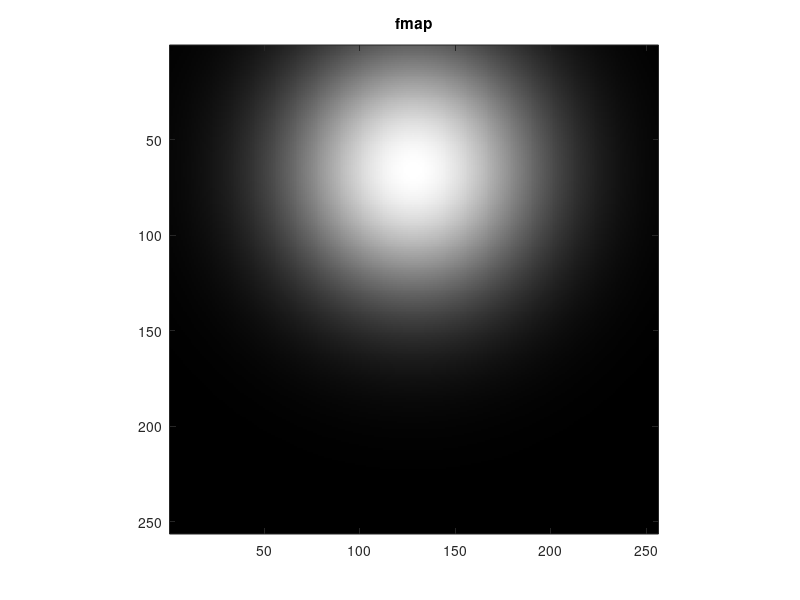

This chart was generated by the following MATLAB code: (Note: this script raises an error after producing the figure.)
n = 256;
xo = 128;
yo = 66;

sigma = 0.015;

for x=1:n
    for y=1:n
        fmap(x,y) = exp(-((x-xo)^2+(y-yo)^2)/2*sigma^2);
    end
end    

fmap=fmap.^2;
fmap = fmap';
imagesc(fmap);axis('image');title('fmap');
colormap(gray(256));


I = image_sim_gre_epi(4,10,15);

I1=mat2gray(I');
%I1=I1(50:370,70:450,1);
figure('Name','Image off the gre sim');
imagesc(I1);
colormap('gray')

I2=I1>.05;
figure('Name','Threshold > 0.05');
imagesc(I2)
colormap('gray')

I3=bwareaopen(I2,10);
figure('Name','bwareaopen');
imagesc(I3)
colormap('gray')

I4=bwfill(I3,'holes');
figure('Name','fill holes');
imagesc(I4)
colormap('gray')


twoi=fmap+I4;
figure('Name','Two added together');
imagesc(twoi)
colormap(gray)


newfmap1=fmap.*I4;

twoi=newfmap1+I4;
figure('Name','Two added together');
imagesc(twoi)
colormap(gray)

immin=min(min(newfmap1))
immax=max(max(newfmap1))
immean=mean(mean(newfmap1))
%newfmap1=(newfmap1-immean)/(immax-immin);


maxi=max(max(newfmap1));
figure('Name','fmap hist');

hist(newfmap1)
%make up a grid
xdim=256;
zg = zeros(xdim,xdim);
inc = 24;
zg(33:inc:(33+192),:) = maxi;
zg(:,33:inc:(33+192)) = maxi;
zg(1:32,:) = 0;zg(232:256,:) = 0;
zg(:,1:32) = 0;zg(:,232:256) = 0;

%newfmap1=newfmap1+zg;

figure('Name','final fmap ');
imagesc(newfmap1);axis('image');title('epi');
colormap(gray(256))

